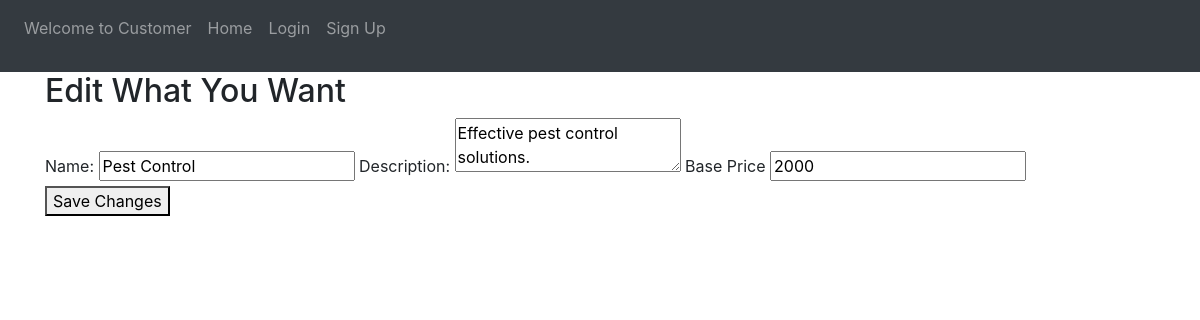
The app's page /edit/4 with its own data.
### website/models.py (models this page shows)
class Service(db.Model):
    __tablename__ = "service"
    id = db.Column(db.Integer, primary_key=True)
    name = db.Column(db.String(80), nullable=False)
    description = db.Column(db.String, nullable=False)
    base_price=db.Column(db.Integer,nullable=False)
    service_professional=db.relationship('Service_professional')

### website/views.py (the view, shortened to what this page needs)
@views.route("/edit/<int:service_id>",methods=["GET","POST"])
def editService(service_id):
      service=Service.query.filter_by(id=service_id).first()
      if request.method=="GET":
        print(service.description)
        return render_template("edit_service.html",service=service)

### website/templates/edit_service.html
{% extends "base.html"%}{% block content %}
<h2>Edit What You Want</h2>
<form method="POST" action="/edit/{{ service.id }}">
    <label for="name">Name:</label>
    <input type="text" id="name" name="name" value="{{ service.name }}" required>
    <label for="description">Description:</label>
    <textarea id="description" name="description" required>{{ service.description }}</textarea>
    <label for="base_price">Base Price</label>
    <input type="integer" id="base_price" name="base_price" value="{{ service.base_price }}" required>
    <button type="submit">Save Changes</button>
</form>
{%endblock%}

### records on screen
Service: name "Pest Control", description "Effective pest control solutions.", base_price "2000"
